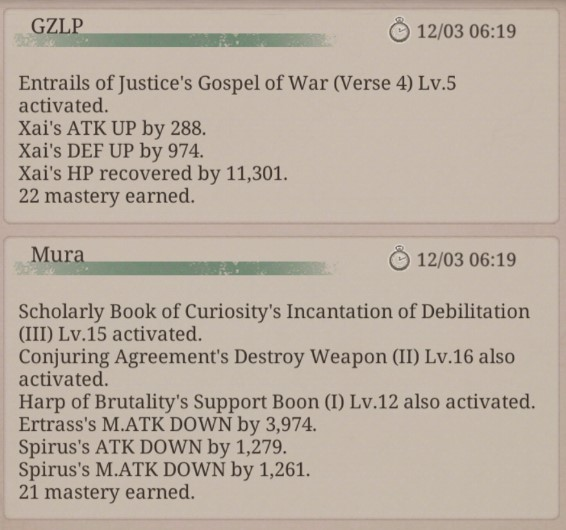
#> input picture PythonApplication1/test_log2.jpg, 566 x 530 px
$ python -i ReadImage.py   (imports and definitions only)
#> lines starting #> are read from the running program, lines starting #| are printed output that depends on the picture; after the words box and inside, x2 and y2 are one past the last pixel; in counts of white or black regions, pixels touching at a corner belong together
#> further down, picture is the input picture: shape (530, 566, 3); mean B, G, R 162, 174.7, 187.3
import pytesseract as tess
import cv2

tess.pytesseract.tesseract_cmd = r'C:\Program Files\Tesseract-OCR\tesseract.exe'


class ReadImage():
    """description of class"""

    # properties
    cong = r'--oem 1 --psm 6'
    img = None
    imgHt = 0
    imgWd = 0

    # on contstruction, an image is brought in and converted to greyscale and put through binary threshold
    def __init__(self, rawImage):
        self.img = cv2.cvtColor(rawImage, cv2.COLOR_BGR2GRAY)
        thresh, self.img = cv2.threshold(self.img, 115, 255, cv2.THRESH_BINARY)
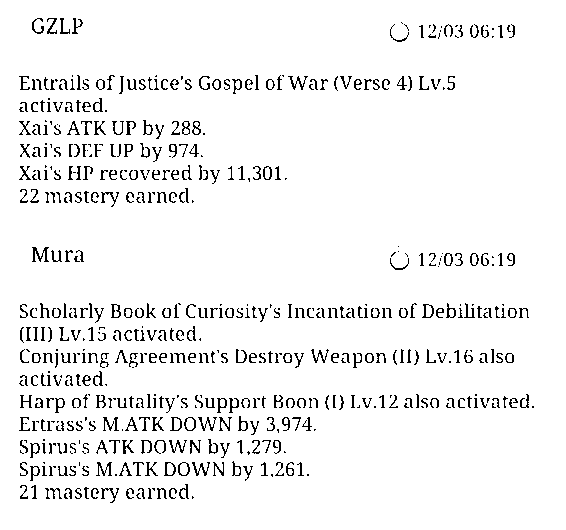
#> self.img: shape (530, 566); 94.7% white; black in thin lines or dots, all inside (x1, y1, x2, y2) = (19, 18, 534, 503)
        imgHt, imgWd = self.img.shape
#> imgHt = 530; imgWd = 566

    # returns the text inside the image using tesseract OCR
    def imageText(self):
        return tess.image_to_string(self.img, lang = 'eng', config = self.cong)

    # debugging tool to see the image that was captured on screen
    def DEBUG_showImageOnScreen(self, rectanglesOn = False):
#> called with rectanglesOn = False
        if rectanglesOn:
            imgH, imgW = self.img.shape
            boxes = tess.image_to_boxes(self.img, lang = 'eng', config=self.cong)
            for box in boxes.splitlines():
                box = box.split(' ')
                x,y,w,h = int(box[1]), int(box[2]), int(box[3]), int(box[4])
                cv2.rectangle(self.img, (x,imgH - y), (w,imgH - h), (0, 0, 255), 1)

        cv2.imshow('debug tool', self.img)

        # allows to stop if necessary
        if cv2.waitKey(1) == ord('q'):
#> (key q is pressed here)
            cv2.destroyAllWindows()
            return True

        return False

>>> import cv2
>>> picture = cv2.imread('test_log2.jpg')
>>> result = ReadImage(picture).DEBUG_showImageOnScreen()
#> result = True

$ run again, on PythonApplication1/test_log.png
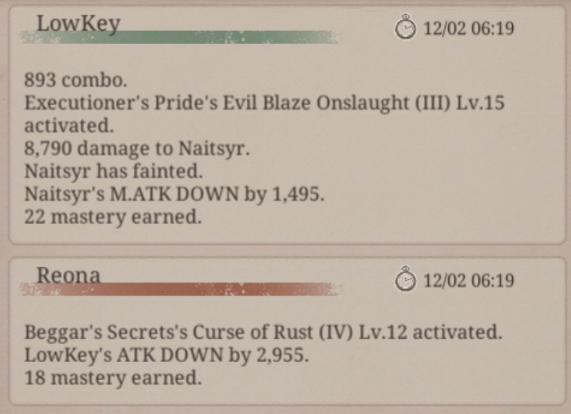
#> input picture PythonApplication1/test_log.png, 571 x 414 px
#> picture is the input picture: shape (414, 571, 3); mean B, G, R 163, 175.7, 188.9
#> in __init__, `thresh, self.img = cv2.threshold(self.img, 115, 255, cv2.THRESH_BINARY)`:
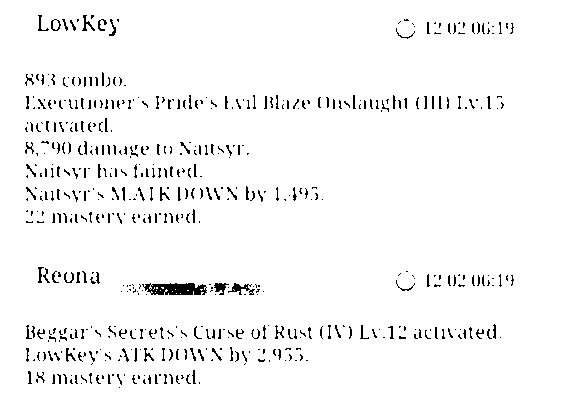
#> self.img: shape (414, 571); 96.6% white; black in thin lines or dots, all inside (x1, y1, x2, y2) = (25, 15, 514, 388)
#> result = True
